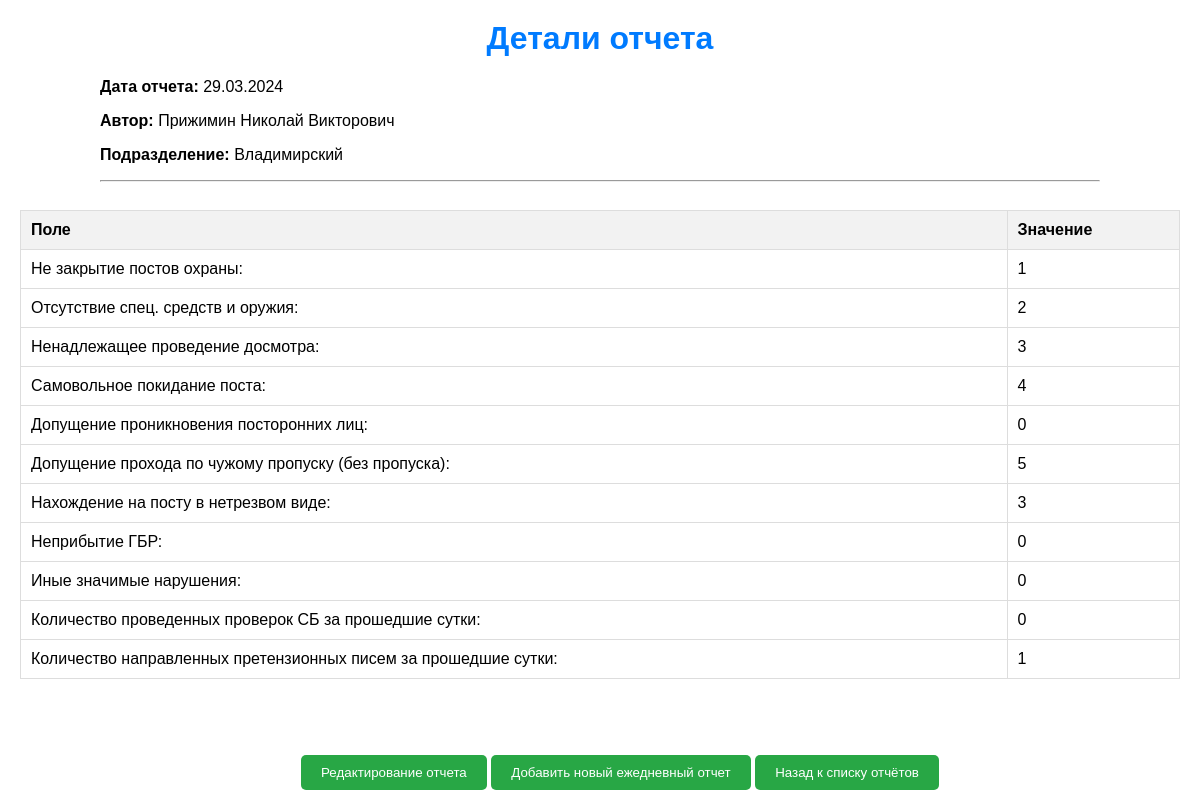
/daily/report/6/ (signed in), run on the app's committed database.
### daily/models.py (models this page shows, shortened)
class DailyReport(models.Model):
    created_at = models.DateTimeField('Время создания', auto_now_add=True, editable=False)  # Нередактируемое поле с временем создания
    report_date = models.DateField('Отчётная дата')
    author = models.ForeignKey(User, verbose_name='Автор', on_delete=models.CASCADE)
    department = models.ForeignKey(Department, verbose_name='Филиал', on_delete=models.CASCADE)
    field_1 = models.PositiveSmallIntegerField('Незакрытие постов охраны', default=0)
    field_2 = models.PositiveSmallIntegerField('Отсутствие спец. средств и оружия', default=0)
    field_3 = models.PositiveSmallIntegerField('Ненадлежащее проведение досмотра', default=0)
    field_4 = models.PositiveSmallIntegerField('Самовольное покидание поста', default=0)
    field_5 = models.PositiveSmallIntegerField('Допущение проникновения посторонних лиц', default=0)
    field_6 = models.PositiveSmallIntegerField('Допущение прохода по чужому пропуску (без пропуска)', default=0)
    field_7 = models.PositiveSmallIntegerField('Нахождение на посту в нетрезвом виде', default=0)
    field_8 = models.PositiveSmallIntegerField('Неприбытие ГБР', default=0)
    field_9 = models.PositiveSmallIntegerField('Иные значимые нарушения', default=0)
    field_10 = models.PositiveSmallIntegerField('Количество проведенных проверок СБ за прошедшие сутки', default=0)
    field_11 = models.PositiveSmallIntegerField('Количество направленных претензионных писем за прошедшие сутки', default=0)

class Department(models.Model):
    name = models.CharField(max_length=100)

### daily/views.py (the view)
# urls.py: path('report/<int:report_id>/', report_details, name='report_details'),  # Маршрут для деталей отчета
@login_required
@check_user_department
def report_details(request, report_id):
    report = get_object_or_404(DailyReport, pk=report_id)
    user_full_name = f"{report.author.last_name} {report.author.first_name}"
    return render(request, 'daily/report_details.html', {'report': report, 'user_full_name': user_full_name})

### daily/templates/daily/report_details.html (shortened to what this page needs)
{% load static %}
<!DOCTYPE html>
<html lang="en">
<head>
    <link rel="stylesheet" type="text/css" href="{% static 'css/styles.css' %}">
</head>
<body>
    <div class="container">
        <h1>Детали отчета</h1>
        <p><strong>Дата отчета:</strong> {{ report.report_date | date:"d.m.Y" }}</p>
        <p><strong>Автор:</strong> {{ user_full_name }}</p>
        <p><strong>Подразделение:</strong> {{ report.department.name }}</p>
        <hr>
    </div>
    <div class="report-list">
        <table>
            <tr>
                <th>Поле</th>
                <th>Значение</th>
            </tr>
            <tr>
                <td>Не закрытие постов охраны:</td>
                <td>{{ report.field_1 }}</td>
            </tr>
            <tr>
                <td>Отсутствие спец. средств и оружия:</td>
                <td>{{ report.field_2 }}</td>
            </tr>
            <tr>
                <td>Ненадлежащее проведение досмотра:</td>
                <td>{{ report.field_3 }}</td>
            </tr>
            <tr>
                <td>Самовольное покидание поста:</td>
                <td>{{ report.field_4 }}</td>
            </tr>
            <tr>
                <td>Допущение проникновения посторонних лиц:</td>
                <td>{{ report.field_5 }}</td>
            </tr>
            <tr>
                <td>Допущение прохода по чужому пропуску (без пропуска):</td>
                <td>{{ report.field_6 }}</td>
            </tr>
            <tr>
                <td>Нахождение на посту в нетрезвом виде:</td>
                <td>{{ report.field_7 }}</td>
            </tr>
            <tr>
                <td>Неприбытие ГБР:</td>
                <td>{{ report.field_8 }}</td>
            </tr>
            <tr>
                <td>Иные значимые нарушения:</td>
                <td>{{ report.field_9 }}</td>
            </tr>
            <tr>
                <td>Количество проведенных проверок СБ за прошедшие сутки:</td>
                <td>{{ report.field_10 }}</td>
            </tr>
            <tr>
                <td>Количество направленных претензионных писем за прошедшие сутки:</td>
                <td>{{ report.field_11 }}</td>
            </tr>
        </table>
    </div>
    <div class="actions">
        <a href="{% url 'edit_daily_report' report.id %}" class="action-link">
            <button type="button">Редактирование отчета</button>
        </a>
        <a href="{% url 'add_daily_report' %}" class="action-link">
                <button type="button">Добавить новый ежедневный отчет</button>
        </a>
        <a href="{% url 'daily_reports' %}" class="action-link">
            <button type="button">Назад к списку отчётов</button>
        </a>
    </div>
</body>
</html>

### static/css/styles.css (style rules this page uses)
body { font-family: Arial, sans-serif; margin: 20px; }
h1 { color: #007bff; text-align: center; margin-top: 0; }
table { width: 100%; border-collapse: collapse; margin-top: 20px; }
th, td { padding: 10px; text-align: left; border: 1px solid #ddd; }
th { background-color: #f2f2f2; }
.container { width: 90%; max-width: 1000px; margin: 0 auto; }
.report-list { height: calc(100vh - 260px); overflow-y: auto; list-style-type: none; padding: 0; }
.actions { position: fixed; bottom: 10px; width: 100%; text-align: center; }
.actions button { background-color: #28a745; color: white; padding: 10px 20px; border: none; border-radius: 5px; cursor: pointer; transition: background-color 0.3s ease; }
.actions a { text-decoration: none; }

### data on the page
DailyReport: report_date "29.03.2024", department.name "Владимирский", field_1 "1", field_2 "2", field_3 "3", field_4 "4", field_5 "0", field_6 "5", field_7 "3", field_8 "0", field_9 "0", field_10 "0", field_11 "1"

### other printed values
{{ user_full_name }} "Прижимин Николай Викторович"
